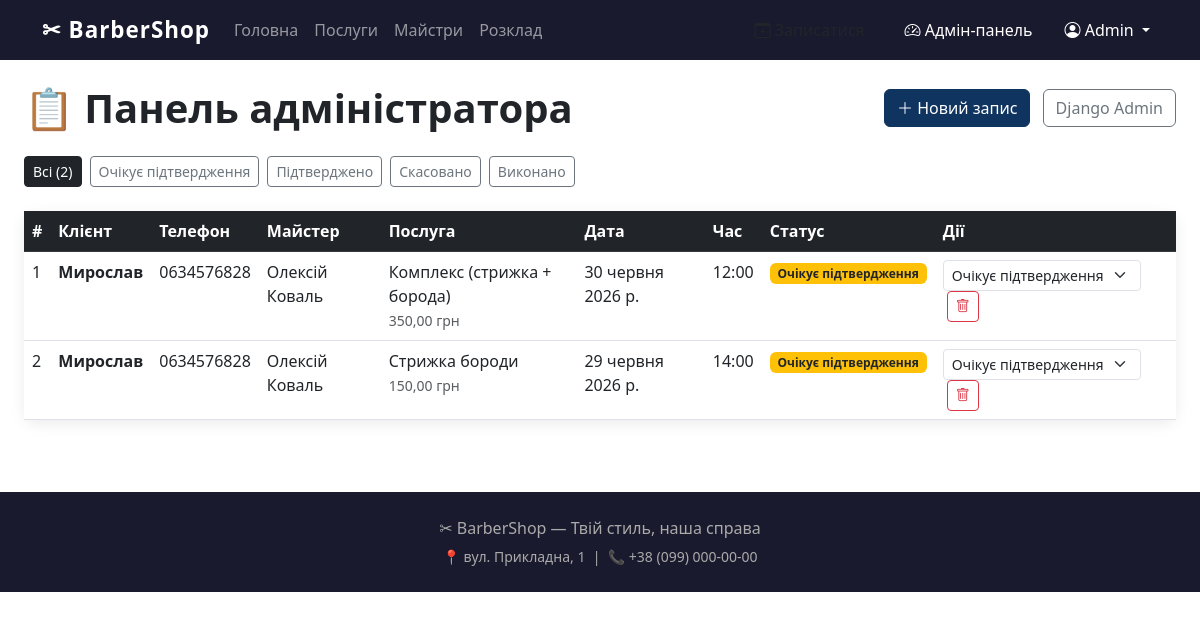
Page /dashboard/ (signed in) on the earlier database version.
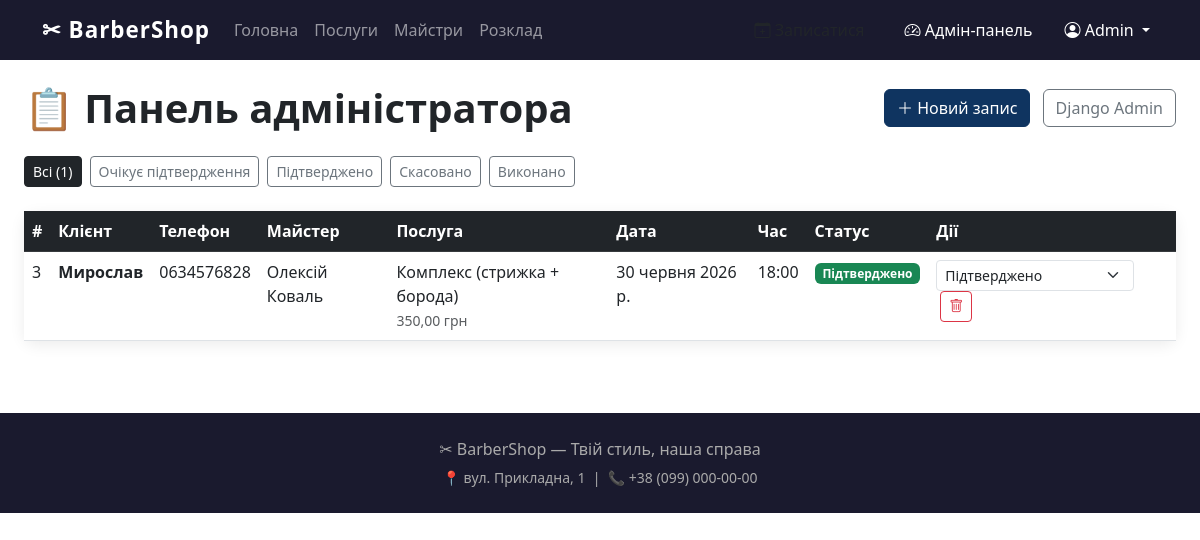
Same page on the later database version.
### booking/models.py (models this page shows, shortened)
class Appointment(models.Model):
    STATUS_CHOICES = [
        ('pending', 'Очікує підтвердження'),
        ('confirmed', 'Підтверджено'),
        ('cancelled', 'Скасовано'),
        ('completed', 'Виконано'),
    ]
    client_name = models.CharField(max_length=200, verbose_name='Ім\'я клієнта')
    client_phone = models.CharField(max_length=20, verbose_name='Телефон')
    client_email = models.EmailField(verbose_name='Email', blank=True)
    master = models.ForeignKey(
        Master, on_delete=models.CASCADE,
        verbose_name='Майстер', related_name='appointments'
    )
    service = models.ForeignKey(
        Service, on_delete=models.CASCADE,
        verbose_name='Послуга', related_name='appointments'
    )
    date = models.DateField(verbose_name='Дата')
    time = models.TimeField(verbose_name='Час')
    status = models.CharField(
        max_length=20, choices=STATUS_CHOICES,
        default='pending', verbose_name='Статус'
    )
    comment = models.TextField(verbose_name='Коментар', blank=True)
    created_at = models.DateTimeField(auto_now_add=True, verbose_name='Дата створення')
    class Meta:
        verbose_name = 'Запис'
        verbose_name_plural = 'Записи'
        ordering = ['-date', '-time']
        unique_together = ['master', 'date', 'time']

class Master(models.Model):
    user = models.OneToOneField(
        User, on_delete=models.SET_NULL, null=True, blank=True,
        verbose_name='Акаунт користувача',
        help_text='Прив\'яжіть акаунт, щоб майстер міг входити в систему'
    )
    first_name = models.CharField(max_length=100, verbose_name='Ім\'я')
    last_name = models.CharField(max_length=100, verbose_name='Прізвище')
    phone = models.CharField(max_length=20, verbose_name='Телефон', blank=True)
    email = models.EmailField(verbose_name='Email', blank=True)
    bio = models.TextField(verbose_name='Про майстра', blank=True)
    photo = models.ImageField(
        upload_to='masters/', verbose_name='Фото', blank=True, null=True
    )
    specialization = models.CharField(
        max_length=200, verbose_name='Спеціалізація', blank=True,
        help_text='Наприклад: чоловічі стрижки, борода, укладка'
    )
    is_active = models.BooleanField(default=True, verbose_name='Активний')
    class Meta:
        verbose_name = 'Майстер'
        verbose_name_plural = 'Майстри'
        ordering = ['last_name', 'first_name']
    def __str__(self):
        return f'{self.first_name} {self.last_name}'

class Service(models.Model):
    name = models.CharField(max_length=200, verbose_name='Назва послуги')
    description = models.TextField(verbose_name='Опис', blank=True)
    price = models.DecimalField(
        max_digits=8, decimal_places=2, verbose_name='Ціна (грн)'
    )
    duration = models.PositiveIntegerField(
        verbose_name='Тривалість (хв)',
        help_text='Тривалість послуги у хвилинах'
    )
    is_active = models.BooleanField(default=True, verbose_name='Активна')
    class Meta:
        verbose_name = 'Послуга'
        verbose_name_plural = 'Послуги'
        ordering = ['name']

### booking/views.py (the view)
# urls.py: path('dashboard/', views.admin_dashboard, name='admin_dashboard'),
@staff_member_required
def admin_dashboard(request):
    appointments = Appointment.objects.select_related('master', 'service').all()
    status_filter = request.GET.get('status', '')
    if status_filter:
        appointments = appointments.filter(status=status_filter)
    return render(request, 'booking/admin_dashboard.html', {
        'appointments': appointments,
        'status_filter': status_filter,
        'status_choices': Appointment.STATUS_CHOICES,
        'total': appointments.count(),
        'masters': Master.objects.filter(is_active=True),
    })

### booking/templates/booking/admin_dashboard.html (shortened to what this page needs)
{% extends 'base.html' %}
{% block content %}
<div class="container-fluid py-4 px-4">
    <div class="d-flex justify-content-between align-items-center mb-4">
        <h1 class="fw-bold mb-0">📋 Панель адміністратора</h1>
        <div>
            <a href="{% url 'appointment_create' %}" class="btn btn-primary me-2">
                <i class="bi bi-plus-lg"></i> Новий запис
            </a>
            <a href="/admin/" class="btn btn-outline-secondary">Django Admin</a>
        </div>
    </div>
    <div class="mb-4 d-flex gap-2 flex-wrap">
        <a href="{% url 'admin_dashboard' %}"
           class="btn btn-sm {% if not status_filter %}btn-dark{% else %}btn-outline-dark{% endif %}">
            Всі ({{ total }})
        </a>
        {% for value, label in status_choices %}
        <a href="?status={{ value }}"
           class="btn btn-sm {% if status_filter == value %}btn-dark{% else %}btn-outline-secondary{% endif %}">
            {{ label }}
        </a>
        {% endfor %}
    </div>
    <div class="card">
        <div class="table-responsive">
            <table class="table table-hover mb-0">
                <thead class="table-dark">
                    <tr>
                        <th>#</th>
                        <th>Клієнт</th>
                        <th>Телефон</th>
                        <th>Майстер</th>
                        <th>Послуга</th>
                        <th>Дата</th>
                        <th>Час</th>
                        <th>Статус</th>
                        <th>Дії</th>
                    </tr>
                </thead>
                <tbody>
                    {% for appt in appointments %}
                    <tr>
                        <td>{{ appt.pk }}</td>
                        <td>
                            <strong>{{ appt.client_name }}</strong>
                        </td>
                        <td>{{ appt.client_phone }}</td>
                        <td>{{ appt.master }}</td>
                        <td>
                            {{ appt.service.name }}
                            <br><small class="text-muted">{{ appt.service.price }} грн</small>
                        </td>
                        <td>{{ appt.date }}</td>
                        <td>{{ appt.time|time:"H:i" }}</td>
                        <td>
                            <span class="badge badge-{{ appt.status }}
                                {% if appt.status == 'pending' %}bg-warning text-dark
                                {% elif appt.status == 'confirmed' %}bg-success
                                {% elif appt.status == 'cancelled' %}bg-danger
                                {% else %}bg-info text-dark{% endif %}">
                                {{ appt.get_status_display }}
                            </span>
                        </td>
                        <td>
                            <form method="post" action="{% url 'appointment_update_status' appt.pk %}" class="d-inline">
                                <select name="status" class="form-select form-select-sm d-inline w-auto"
                                        onchange="this.form.submit()">
                                    {% for value, label in status_choices %}
                                    <option value="{{ value }}" {% if appt.status == value %}selected{% endif %}>
                                        {{ label }}
                                    </option>
                                    {% endfor %}
                                </select>
                            </form>
                            <form method="post" action="{% url 'appointment_delete' appt.pk %}" class="d-inline ms-1"
                                  onsubmit="return confirm('Видалити запис?')">
                                <button type="submit" class="btn btn-sm btn-outline-danger">
                                    <i class="bi bi-trash"></i>
                                </button>
                            </form>
                        </td>
                    </tr>
                    {% empty %}
                    <tr>
                        <td colspan="9" class="text-center text-muted py-4">Записів не знайдено.</td>
                    </tr>
                    {% endfor %}
                </tbody>
            </table>
        </div>
    </div>
</div>
{% endblock %}

### templates/base.html (shortened to what this page needs)
<!DOCTYPE html>
<html lang="uk">
<head>
    <link href="https://cdn.jsdelivr.net/npm/bootstrap@5.3.0/dist/css/bootstrap.min.css" rel="stylesheet">
    <link href="https://cdn.jsdelivr.net/npm/bootstrap-icons@1.11.0/font/bootstrap-icons.css" rel="stylesheet">
</head>
<body>
<nav class="navbar navbar-expand-lg navbar-dark" style="background:#1a1a2e;">
    <div class="container">
        <a class="navbar-brand" href="{% url 'home' %}">✂ BarberShop</a>
        <div class="collapse navbar-collapse" id="navMenu">
            <ul class="navbar-nav me-auto">
                <li class="nav-item"><a class="nav-link" href="{% url 'home' %}">Головна</a></li>
                <li class="nav-item"><a class="nav-link" href="{% url 'service_list' %}">Послуги</a></li>
                <li class="nav-item"><a class="nav-link" href="{% url 'master_list' %}">Майстри</a></li>
                <li class="nav-item"><a class="nav-link" href="{% url 'schedule' %}">Розклад</a></li>
            </ul>
            <ul class="navbar-nav align-items-center gap-2">
                <li class="nav-item">
                    <a class="nav-link btn btn-warning text-dark px-3" href="{% url 'appointment_create' %}">
                        <i class="bi bi-calendar-plus"></i> Записатися
                    </a>
                </li>
                {% if user.is_authenticated %}
                    {% if user.is_staff %}
                    <li class="nav-item">
                        <a class="nav-link btn btn-danger text-white px-3" href="{% url 'admin_dashboard' %}">
                            <i class="bi bi-speedometer2"></i> Адмін-панель
                        </a>
                    </li>
                    {% else %}
                    <li class="nav-item">
                        <a class="nav-link btn btn-info text-dark px-3" href="{% url 'master_dashboard' %}">
                            <i class="bi bi-scissors"></i> Мої записи
                        </a>
                    </li>
                    {% endif %}
                    <li class="nav-item dropdown">
                        <a class="nav-link dropdown-toggle text-white" href="#" data-bs-toggle="dropdown">
                            <i class="bi bi-person-circle"></i> {{ user.get_full_name|default:user.username }}
                        </a>
                    </li>
                {% else %}
                    <li class="nav-item">
                        <a class="nav-link btn btn-outline-light px-3" href="{% url 'login' %}">
                            <i class="bi bi-person-lock"></i> Увійти
                        </a>
                    </li>
                {% endif %}
            </ul>
        </div>
    </div>
</nav>
{% block content %}{% endblock %}
<footer class="py-4 mt-5">
    <div class="container text-center">
        <p class="mb-1">✂ BarberShop — Твій стиль, наша справа</p>
        <small>📍 вул. Прикладна, 1 &nbsp;|&nbsp; 📞 +38 (099) 000-00-00</small>
    </div>
</footer>
</body>
</html>

### templates/base.html (style rules this page uses)
body { font-family: 'Segoe UI', sans-serif; }
.navbar-brand { font-weight: 700; font-size: 1.4rem; letter-spacing: 1px; }
.card { border: none; box-shadow: 0 4px 15px rgba(0,0,0,0.08); border-radius: 12px; transition: transform 0.2s; }
.btn-primary { background: #0f3460; border-color: #0f3460; }
footer { background: #1a1a2e; color: #aaa; }

Differences in the rows shown:
removed Appointment: pk "1", client_name "Мирослав", client_phone "0634576828", master "Олексій Коваль", service.name "Комплекс (стрижка + борода)", service.price "350,00", date "30 червня 2026 р.", time "12:00", status "Очікує підтвердження"
removed Appointment: pk "2", client_name "Мирослав", client_phone "0634576828", master "Олексій Коваль", service.name "Стрижка бороди", service.price "150,00", date "29 червня 2026 р.", time "14:00", status "Очікує підтвердження"
added Appointment: pk "3", client_name "Мирослав", client_phone "0634576828", master "Олексій Коваль", service.name "Комплекс (стрижка + борода)", service.price "350,00", date "30 червня 2026 р.", time "18:00", status "Підтверджено"
Other differences:
{{ total }}: "2" → "1"
